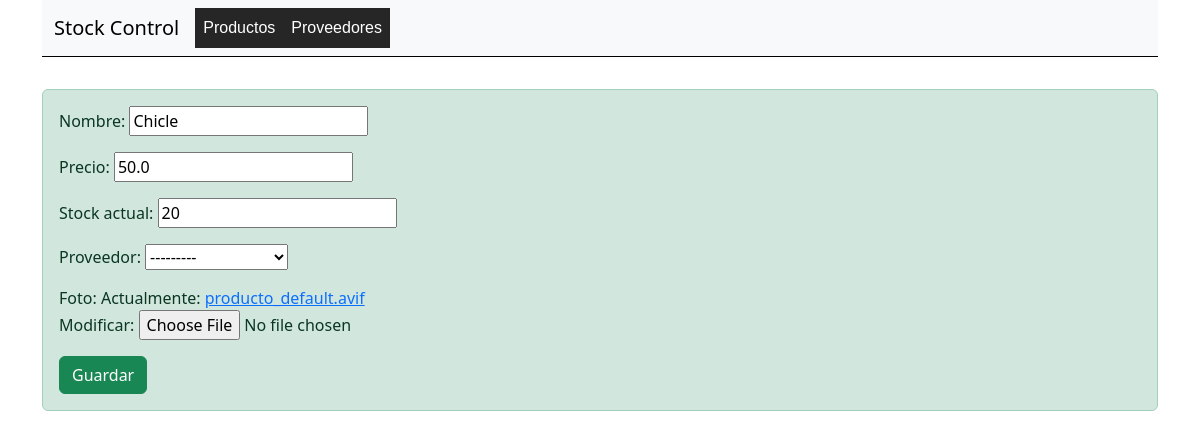
/compra/modificar_producto/3, run on an earlier commit of the app's database.
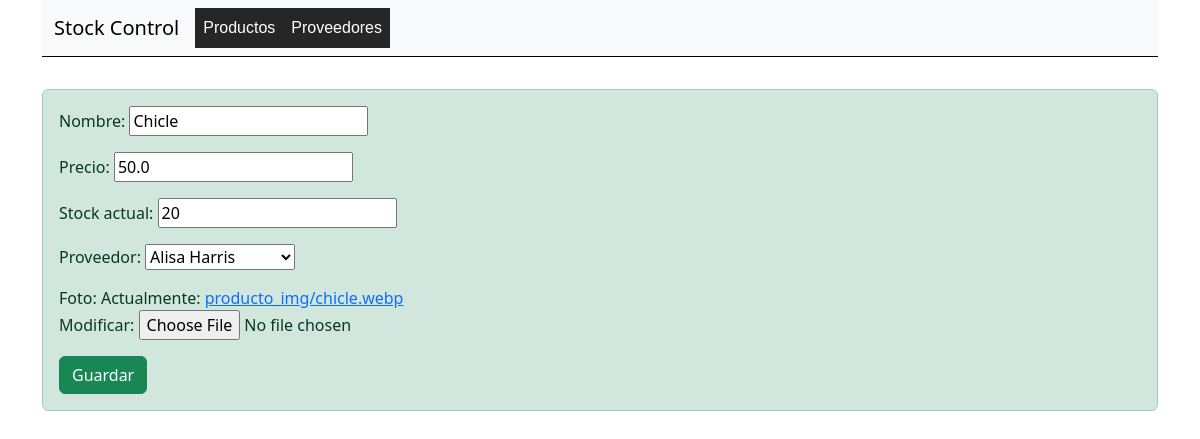
And on a later commit of the database.
### compra/models.py (models this page shows, shortened)
class Producto(models.Model):
    nombre = models.CharField(max_length=50)
    precio = models.FloatField() or models.IntegerField()
    stock_actual = models.IntegerField()
    proveedor = models.ForeignKey(Proveedor, on_delete= models.CASCADE, null=True , blank=True)
    foto = models.ImageField(upload_to='producto_img/', default= 'producto_default.avif')

class Proveedor(models.Model):
    nombre = models.CharField(max_length=50)
    apellido = models.CharField(max_length=50)
    dni = models.IntegerField()
    foto = models.ImageField(upload_to='proveedor_img/', default= 'contacto.png')
    def __str__(self):
        return F"{self.nombre} {self.apellido}"

### compra/views.py (the view)
# urls.py: path("modificar_producto/<int:pk>", ProductoUpdateView.as_view(), name = "producto_modificar"),
class ProductoUpdateView(UpdateView):
    model = Producto
    fields = ["nombre","precio","stock_actual","proveedor","foto"]
    template_name = "compra/producto_edit.html"
    success_url = "http://localhost:8000/compra/productos/"

### templates/compra/producto_edit.html (shortened to what this page needs)
{% extends "base.html" %}
{% block content %}
<div class="alert alert-success" role="alert">
<form method="post" enctype="multipart/form-data">
    {{ form.as_p }}
    <input type="submit" class ="btn btn-success" value="Guardar">
</form>
</div>
{% endblock %}

What changed in the data, as far as the page shows it:
changed Producto "Chicle": proveedor "---------" → "Alisa Harris"
Also different on the page:
text no longer shown: "Nombre: Precio: Stock actual: Proveedor: Foto: Actualmente: producto_default.avif Modificar:"
text now shown: "Nombre: Precio: Stock actual: Proveedor: Foto: Actualmente: producto_img/chicle.webp Modificar:"
